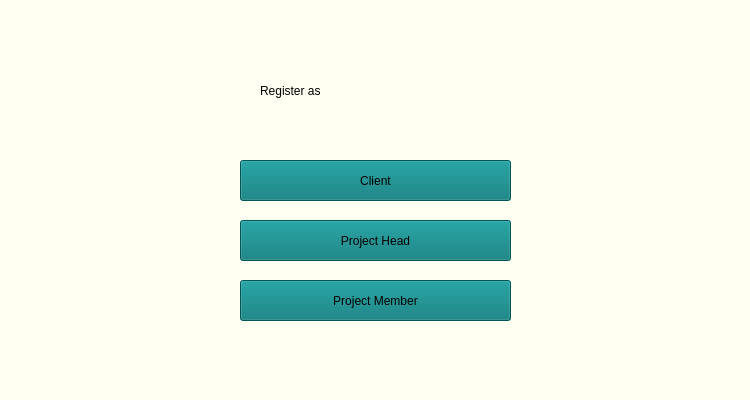
<?xml version="1.0" encoding="UTF-8"?>
<ui version="4.0">
 <class>Form</class>
 <widget class="QWidget" name="Form">
  <property name="geometry">
   <rect>
    <x>0</x>
    <y>0</y>
    <width>750</width>
    <height>400</height>
   </rect>
  </property>
  <property name="windowTitle">
   <string>Form</string>
  </property>
  <property name="styleSheet">
   <string notr="true">background: #fffff2;</string>
  </property>
  <widget class="QPushButton" name="pushButton_2">
   <property name="geometry">
    <rect>
     <x>240</x>
     <y>160</y>
     <width>271</width>
     <height>41</height>
    </rect>
   </property>
   <property name="styleSheet">
    <string notr="true">font: 25pt  &quot;Yu Gothic UI Semibold&quot;;
background: 	#007777</string>
   </property>
   <property name="text">
    <string>Client</string>
   </property>
  </widget>
  <widget class="QPushButton" name="pushButton_4">
   <property name="geometry">
    <rect>
     <x>240</x>
     <y>220</y>
     <width>271</width>
     <height>41</height>
    </rect>
   </property>
   <property name="styleSheet">
    <string notr="true">font: 25pt  &quot;Yu Gothic UI Semibold&quot;;
background: 	#007777</string>
   </property>
   <property name="text">
    <string>Project Head</string>
   </property>
  </widget>
  <widget class="QPushButton" name="pushButton_5">
   <property name="geometry">
    <rect>
     <x>240</x>
     <y>280</y>
     <width>271</width>
     <height>41</height>
    </rect>
   </property>
   <property name="styleSheet">
    <string notr="true">font: 25pt  &quot;Yu Gothic UI Semibold&quot;;
background: 	#007777</string>
   </property>
   <property name="text">
    <string>Project Member</string>
   </property>
  </widget>
  <widget class="QLabel" name="label">
   <property name="geometry">
    <rect>
     <x>260</x>
     <y>60</y>
     <width>251</width>
     <height>61</height>
    </rect>
   </property>
   <property name="styleSheet">
    <string notr="true">font: 40pt  &quot;Yu Gothic UI bold&quot;;</string>
   </property>
   <property name="text">
    <string>Register as </string>
   </property>
  </widget>
 </widget>
 <resources/>
 <connections/>
</ui>
